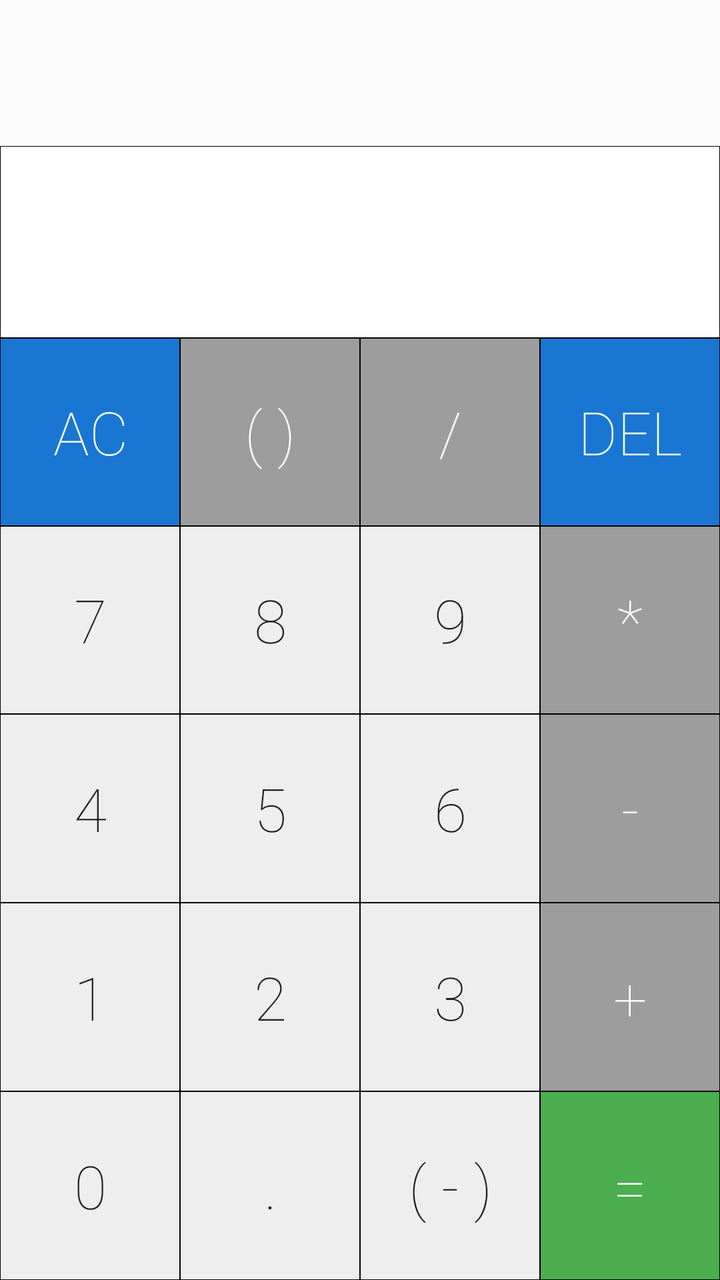
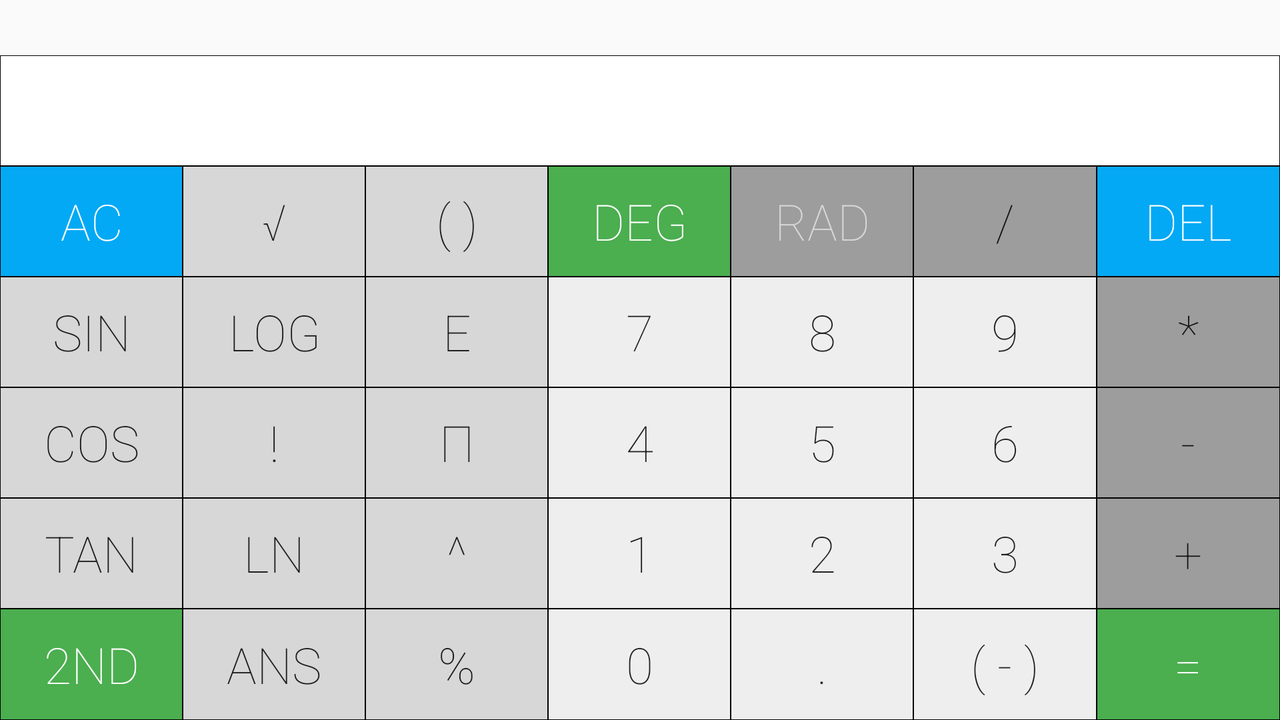

Compare how this app lays out the same screen by default and in its alternative resource folder. The renders come first, then the two layout files and the values they reference.
<!-- AndroidManifest.xml: application theme AppTheme -->
<!-- res/layout/fragment_calculator.xml -->
<LinearLayout xmlns:android="http://schemas.android.com/apk/res/android"
    xmlns:tools="http://schemas.android.com/tools"
    android:orientation="vertical"
    android:layout_width="match_parent"
    android:layout_height="match_parent"
    tools:context=".MainActivity"
    android:id="@+id/calculator">

    <LinearLayout
        android:layout_width="match_parent"
        android:layout_height="wrap_content"
        android:layout_weight="1">

        <TextView
            android:layout_width="match_parent"
            android:layout_height="match_parent"
            android:fontFamily="sans-serif-thin"
            android:id="@+id/history"
            android:gravity="end"
            android:textSize="20sp" />

    </LinearLayout>

    <LinearLayout
        android:layout_width="match_parent"
        android:layout_height="50dp"
        android:layout_weight="1">

        <TextView
            android:layout_width="match_parent"
            android:layout_height="match_parent"
            android:background="@drawable/button_white"
            android:fontFamily="sans-serif-thin"
            android:id="@+id/panel"
            android:gravity="end"
            android:textSize="50sp" />

    </LinearLayout>


    <LinearLayout
        android:layout_width="match_parent"
        android:layout_height="wrap_content"
        android:layout_weight="1">


        <Button
            android:layout_width="wrap_content"
            android:layout_height="match_parent"
            android:layout_weight="1"
            android:fontFamily="sans-serif-thin"
            android:id="@+id/buttonAC"
            android:background="@drawable/button_equal"
            android:textSize="30dp"
            android:textColor="#FFFFFF"
            android:text="AC" />

        <Button
            android:layout_width="wrap_content"
            android:layout_height="match_parent"
            android:background="@drawable/button_gray"
            android:fontFamily="sans-serif-thin"
            android:textColor="#FFFFFF"
            android:layout_weight="1"
            android:textSize="30dp"
            android:id="@+id/buttonParenthesis"
            android:text="( )" />


        <Button
            android:layout_width="wrap_content"
            android:layout_height="match_parent"
            android:background="@drawable/button_gray"
            android:fontFamily="sans-serif-thin"
            android:textColor="#FFFFFF"
            android:layout_weight="1"
            android:textSize="30dp"
            android:id="@+id/buttonDivided"
            android:text="/" />


        <Button
            android:layout_width="wrap_content"
            android:layout_height="match_parent"
            android:background="@drawable/button_equal"
            android:fontFamily="sans-serif-thin"
            android:textColor="#FFFFFF"
            android:layout_weight="1"
            android:textSize="30dp"
            android:id="@+id/buttonDEL"
            android:text="DEL" />




    </LinearLayout>


    <LinearLayout
        android:layout_width="match_parent"
        android:layout_height="wrap_content"
        android:layout_weight="1">






        <Button
            android:layout_width="wrap_content"
            android:layout_height="match_parent"
            android:background="@drawable/button_whitegray"
            android:fontFamily="sans-serif-thin"
            android:layout_weight="1"
            android:textSize="30dp"
            android:id="@+id/button7"
            android:text="7" />

        <Button
            android:layout_width="wrap_content"
            android:layout_height="match_parent"
            android:background="@drawable/button_whitegray"
            android:fontFamily="sans-serif-thin"
            android:layout_weight="1"
            android:textSize="30dp"
            android:id="@+id/button8"
            android:text="8" />

        <Button
            android:layout_width="wrap_content"
            android:layout_height="match_parent"
            android:background="@drawable/button_whitegray"
            android:fontFamily="sans-serif-thin"
            android:layout_weight="1"
            android:textSize="30dp"
            android:id="@+id/button9"
            android:text="9" />

        <Button
            android:layout_width="wrap_content"
            android:layout_height="match_parent"
            android:background="@drawable/button_gray"
            android:fontFamily="sans-serif-thin"
            android:textColor="#FFFFFF"
            android:layout_weight="1"
            android:textSize="30dp"
            android:id="@+id/buttonMultiple"
            android:text="*" />





    </LinearLayout>

    <LinearLayout
        android:layout_width="match_parent"
        android:layout_height="wrap_content"
        android:layout_weight="1">




        <Button
            android:layout_width="wrap_content"
            android:layout_height="match_parent"
            android:background="@drawable/button_whitegray"
            android:fontFamily="sans-serif-thin"
            android:layout_weight="1"
            android:textSize="30dp"
            android:id="@+id/button4"
            android:text="4" />

        <Button
            android:layout_width="wrap_content"
            android:layout_height="match_parent"
            android:background="@drawable/button_whitegray"
            android:fontFamily="sans-serif-thin"
            android:layout_weight="1"
            android:textSize="30dp"
            android:id="@+id/button5"
            android:text="5" />

        <Button
            android:layout_width="wrap_content"
            android:layout_height="match_parent"
            android:background="@drawable/button_whitegray"
            android:fontFamily="sans-serif-thin"
            android:layout_weight="1"
            android:textSize="30dp"
            android:id="@+id/button6"
            android:text="6" />

        <Button
            android:layout_width="wrap_content"
            android:layout_height="match_parent"
            android:fontFamily="sans-serif-thin"
            android:textColor="#FFFFFF"
            android:layout_weight="1"
            android:textSize="30dp"
            android:id="@+id/buttonMinus"
            android:background="@drawable/button_gray"
            android:text="-" />





    </LinearLayout>

    <LinearLayout
        android:layout_width="match_parent"
        android:layout_height="wrap_content"
        android:layout_weight="1">




        <Button
            android:layout_width="wrap_content"
            android:layout_height="match_parent"
            android:background="@drawable/button_whitegray"
            android:fontFamily="sans-serif-thin"
            android:layout_weight="1"
            android:textSize="30dp"
            android:id="@+id/button1"
            android:text="1" />

        <Button
            android:layout_width="wrap_content"
            android:layout_height="match_parent"
            android:background="@drawable/button_whitegray"
            android:fontFamily="sans-serif-thin"
            android:layout_weight="1"
            android:textSize="30dp"
            android:id="@+id/button2"
            android:text="2" />

        <Button
            android:layout_width="wrap_content"
            android:layout_height="match_parent"
            android:background="@drawable/button_whitegray"
            android:fontFamily="sans-serif-thin"
            android:layout_weight="1"
            android:textSize="30dp"
            android:id="@+id/button3"
            android:text="3" />

        <Button
            android:layout_width="wrap_content"
            android:layout_height="match_parent"
            android:background="@drawable/button_gray"
            android:fontFamily="sans-serif-thin"
            android:textColor="#FFFFFF"
            android:layout_weight="1"
            android:textSize="30dp"
            android:id="@+id/buttonAdd"
            android:text="+" />





    </LinearLayout>

    <LinearLayout
        android:layout_width="match_parent"
        android:layout_height="wrap_content"
        android:layout_weight="1">


        <Button
            android:layout_width="wrap_content"
            android:layout_height="match_parent"
            android:background="@drawable/button_whitegray"
            android:fontFamily="sans-serif-thin"
            android:layout_weight="1"
            android:textSize="30dp"
            android:id="@+id/button0"
            android:text="0" />

        <Button
            android:layout_width="wrap_content"
            android:layout_height="match_parent"
            android:background="@drawable/button_whitegray"
            android:fontFamily="sans-serif-thin"
            android:layout_weight="1"
            android:textSize="30dp"
            android:id="@+id/buttonDot"
            android:text="." />

        <Button
            android:layout_width="wrap_content"
            android:layout_height="match_parent"
            android:background="@drawable/button_whitegray"
            android:fontFamily="sans-serif-thin"
            android:layout_weight="1"
            android:textSize="30dp"
            android:id="@+id/buttonNega"
            android:text="( - )" />



        <Button
            android:layout_width="wrap_content"
            android:layout_height="match_parent"
            android:fontFamily="sans-serif-thin"
            android:textColor="#FFFFFF"
            android:layout_weight="1"
            android:textSize="30dp"
            android:id="@+id/buttonEqual"
            android:background="@drawable/button_green2"
            android:text="=" />


    </LinearLayout>








</LinearLayout>
<!-- resources referenced by this layout -->
<resources>
  <!-- drawable button_equal (drawable-mdpi) -->
  <?xml version="1.0" encoding="utf-8"?>
  <shape xmlns:android="http://schemas.android.com/apk/res/android"
      android:shape="rectangle">
      <solid android:color="#1976D2" />
      <stroke android:width="0.4dip" android:color="#000000"/>
  
  </shape>
  <!-- drawable button_gray (drawable-mdpi) -->
  <?xml version="1.0" encoding="utf-8"?>
  <shape xmlns:android="http://schemas.android.com/apk/res/android"
      android:shape="rectangle">
      <solid android:color="#9D9D9D" />
      <stroke android:width="0.4dip" android:color="#000000"/>
  
  </shape>
  <!-- drawable button_green2 (drawable) -->
  <?xml version="1.0" encoding="utf-8"?>
  <shape xmlns:android="http://schemas.android.com/apk/res/android"
      android:shape="rectangle">
      <solid android:color="#4BAE4F" />
      <stroke android:width="0.5dip" android:color="#000000"/>
  
  </shape>
  <!-- drawable button_white (drawable) -->
  <?xml version="1.0" encoding="utf-8"?>
  <shape xmlns:android="http://schemas.android.com/apk/res/android"
      android:shape="rectangle">
      <solid android:color="#FFFFFF" />
      <stroke android:width="0.5dip" android:color="#000000"/>
  
  </shape>
  <!-- drawable button_whitegray (drawable) -->
  <?xml version="1.0" encoding="utf-8"?>
  <shape xmlns:android="http://schemas.android.com/apk/res/android"
  android:shape="rectangle">
  <solid android:color="#EEEEEE" />
  <stroke android:width="0.5dip" android:color="#000000"/>
  
  </shape>
  <style name="AppTheme" parent="Theme.AppCompat.Light.DarkActionBar">
          
  
  
  
  
      </style>
</resources>
<!-- res/layout-land/fragment_calculator.xml (the author's variant of the layout above) -->
<!-- drawn on the phone turned sideways -->
<LinearLayout xmlns:android="http://schemas.android.com/apk/res/android"
    xmlns:tools="http://schemas.android.com/tools"
    android:orientation="vertical"
    android:layout_width="match_parent"
    android:layout_height="match_parent"
    tools:context=".MainActivity"
    android:id="@+id/calculator"
    android:padding="0dp">

    <LinearLayout
        android:layout_width="match_parent"
        android:layout_height="0dp"
        android:layout_margin="0dp"
        android:padding="0dp"
        android:layout_weight="0.5">



        <TextView
            android:layout_width="match_parent"
            android:layout_height="match_parent"
            android:fontFamily="sans-serif-thin"
            android:layout_margin="0dp"
            android:padding="0dp"
            android:id="@+id/history"
            android:gravity="end"
            android:textSize="15sp" />

    </LinearLayout>

    <LinearLayout
        android:layout_width="match_parent"
        android:layout_height="0dp"
        android:layout_margin="0dp"
        android:padding="0dp"
        android:layout_weight="1">

        <TextView
            android:layout_width="match_parent"
            android:layout_height="match_parent"
            android:scrollHorizontally="true"
            android:singleLine="true"
            android:layout_margin="0dp"
            android:padding="0dp"
            android:textAlignment="center"
            android:background="@drawable/button_white"
            android:fontFamily="sans-serif-thin"
            android:id="@+id/panel"
            android:gravity="end"
            android:textSize="30sp"
            android:nestedScrollingEnabled="false"
            android:layout_gravity="top" />

    </LinearLayout>








    <LinearLayout
        android:layout_width="match_parent"
        android:layout_height="0dp"
        android:layout_weight="1">

        <Button
            android:layout_width="wrap_content"
            android:layout_height="match_parent"
            android:fontFamily="sans-serif-thin"
            android:layout_weight="1"
            android:textColor="#FFFFFF"
            android:id="@+id/buttonAC"
            android:background="@drawable/button_blue"
            android:text="AC"
            android:textSize="25dp" />

        <Button
            android:layout_width="wrap_content"
            android:layout_height="match_parent"
            android:background="@drawable/button_lightgray"
            android:layout_weight="1"
            android:fontFamily="sans-serif-thin"
            android:id="@+id/buttonRoot"
            android:text="√"
            android:textSize="25dp" />




        <Button
            android:layout_width="wrap_content"
            android:layout_height="match_parent"
            android:background="@drawable/button_lightgray"
            android:fontFamily="sans-serif-thin"
            android:layout_weight="1"
            android:id="@+id/buttonParenthesis"
            android:text="( )"
            android:textSize="25dp" />

        <Button
            android:layout_width="wrap_content"
            android:layout_height="match_parent"
            android:background="@drawable/button_green2"
            android:textColor="#FFFFFF"
            android:layout_weight="1"
            android:fontFamily="sans-serif-thin"
            android:id="@+id/buttonDegree"
            android:text="DEG"
            android:textSize="25dp" />

        <Button
            android:layout_width="wrap_content"
            android:layout_height="match_parent"
            android:background="@drawable/button_gray"
            android:fontFamily="sans-serif-thin"
            android:layout_weight="1"
            android:textColor="#D7D7D7"
            android:id="@+id/buttonRadian"
            android:text="RAD"
            android:textSize="25dp" />






        <Button
            android:layout_width="wrap_content"
            android:layout_height="match_parent"
            android:background="@drawable/button_gray"
            android:layout_weight="1"
            android:fontFamily="sans-serif-thin"
            android:id="@+id/buttonDivided"
            android:text="/"
            android:textSize="25dp" />




        <Button
            android:layout_width="wrap_content"
            android:layout_height="match_parent"
            android:background="@drawable/button_blue"
            android:textColor="#FFFFFF"
            android:layout_weight="1"
            android:fontFamily="sans-serif-thin"
            android:id="@+id/buttonDEL"
            android:text="DEL"
            android:textSize="25dp" />




    </LinearLayout>


    <LinearLayout
        android:layout_width="match_parent"
        android:layout_height="0dp"
        android:layout_weight="1">

        <Button
            android:layout_width="wrap_content"
            android:layout_height="match_parent"
            android:background="@drawable/button_lightgray"
            android:fontFamily="sans-serif-thin"
            android:layout_weight="1"
            android:id="@+id/buttonSin"
            android:text="sin"
            android:capitalize="none"
            android:textSize="25dp" />



        <Button
            android:layout_width="wrap_content"
            android:layout_height="match_parent"
            android:background="@drawable/button_lightgray"
            android:fontFamily="sans-serif-thin"
            android:layout_weight="1"
            android:id="@+id/buttonLog"
            android:text="log"
            android:textSize="25dp" />

        <Button
            android:layout_width="wrap_content"
            android:layout_height="match_parent"
            android:background="@drawable/button_lightgray"
            android:fontFamily="sans-serif-thin"
            android:layout_weight="1"
            android:id="@+id/buttonE"
            android:text="e"
            android:capitalize="none"
            android:clickable="true"
            android:textSize="25dp" />


        <Button
            android:layout_width="wrap_content"
            android:layout_height="match_parent"
            android:background="@drawable/button_whitegray"
            android:layout_weight="1"
            android:fontFamily="sans-serif-thin"
            android:id="@+id/button7"
            android:text="7"
            android:textSize="25dp" />

        <Button
            android:layout_width="wrap_content"
            android:layout_height="match_parent"
            android:background="@drawable/button_whitegray"
            android:layout_weight="1"
            android:fontFamily="sans-serif-thin"
            android:id="@+id/button8"
            android:text="8"
            android:textSize="25dp" />

        <Button
            android:layout_width="wrap_content"
            android:layout_height="match_parent"
            android:background="@drawable/button_whitegray"
            android:layout_weight="1"
            android:fontFamily="sans-serif-thin"
            android:id="@+id/button9"
            android:text="9"
            android:textSize="25dp" />

        <Button
            android:layout_width="wrap_content"
            android:layout_height="match_parent"
            android:background="@drawable/button_gray"
            android:layout_weight="1"
            android:fontFamily="sans-serif-thin"
            android:id="@+id/buttonMultiple"
            android:text="*"
            android:textSize="25dp" />





    </LinearLayout>

    <LinearLayout
        android:layout_width="match_parent"
        android:layout_height="0dp"
        android:layout_weight="1">

        <Button
            android:layout_width="wrap_content"
            android:layout_height="match_parent"
            android:background="@drawable/button_lightgray"
            android:fontFamily="sans-serif-thin"
            android:layout_weight="1"
            android:id="@+id/buttonCos"
            android:text="cos"
            android:capitalize="none"
            android:textSize="25dp" />





        <Button
            android:layout_width="wrap_content"
            android:layout_height="match_parent"
            android:background="@drawable/button_lightgray"
            android:layout_weight="1"
            android:fontFamily="sans-serif-thin"
            android:id="@+id/buttonFactorial"
            android:text="!"
            android:textSize="25dp" />

        <Button
            android:layout_width="wrap_content"
            android:layout_height="match_parent"
            android:background="@drawable/button_lightgray"
            android:layout_weight="1"
            android:fontFamily="sans-serif-thin"
            android:id="@+id/buttonPi"
            android:text="π"
            android:textSize="25dp" />

        <Button
            android:layout_width="wrap_content"
            android:layout_height="match_parent"
            android:background="@drawable/button_whitegray"
            android:layout_weight="1"
            android:fontFamily="sans-serif-thin"
            android:id="@+id/button4"
            android:text="4"
            android:textSize="25dp" />

        <Button
            android:layout_width="wrap_content"
            android:layout_height="match_parent"
            android:background="@drawable/button_whitegray"
            android:layout_weight="1"
            android:fontFamily="sans-serif-thin"
            android:id="@+id/button5"
            android:text="5"
            android:textSize="25dp" />

        <Button
            android:layout_width="wrap_content"
            android:layout_height="match_parent"
            android:background="@drawable/button_whitegray"
            android:layout_weight="1"
            android:fontFamily="sans-serif-thin"
            android:id="@+id/button6"
            android:text="6"
            android:textSize="25dp" />

        <Button
            android:layout_width="wrap_content"
            android:layout_height="match_parent"
            android:layout_weight="1"
            android:fontFamily="sans-serif-thin"
            android:id="@+id/buttonMinus"
            android:background="@drawable/button_gray"
            android:text="-"
            android:textSize="25dp" />





    </LinearLayout>

    <LinearLayout
        android:layout_width="match_parent"
        android:layout_height="0dp"
        android:layout_weight="1">

        <Button
            android:layout_width="wrap_content"
            android:layout_height="match_parent"
            android:background="@drawable/button_lightgray"
            android:fontFamily="sans-serif-thin"
            android:layout_weight="1"
            android:id="@+id/buttonTan"
            android:text="tan"
            android:textSize="25dp"
            android:capitalize="none" />





        <Button
            android:layout_width="wrap_content"
            android:layout_height="match_parent"
            android:background="@drawable/button_lightgray"
            android:fontFamily="sans-serif-thin"
            android:layout_weight="1"
            android:id="@+id/buttonLn"
            android:text="ln"
            android:textSize="25dp" />

        <Button
            android:layout_width="wrap_content"
            android:layout_height="match_parent"
            android:background="@drawable/button_lightgray"
            android:layout_weight="1"
            android:fontFamily="sans-serif-thin"
            android:id="@+id/buttonExp"
            android:text="^"
            android:textSize="25dp" />



        <Button
            android:layout_width="wrap_content"
            android:layout_height="match_parent"
            android:background="@drawable/button_whitegray"
            android:layout_weight="1"
            android:fontFamily="sans-serif-thin"
            android:id="@+id/button1"
            android:text="1"
            android:textSize="25dp" />

        <Button
            android:layout_width="wrap_content"
            android:layout_height="match_parent"
            android:background="@drawable/button_whitegray"
            android:layout_weight="1"
            android:fontFamily="sans-serif-thin"
            android:id="@+id/button2"
            android:text="2"
            android:textSize="25dp" />

        <Button
            android:layout_width="wrap_content"
            android:layout_height="match_parent"
            android:background="@drawable/button_whitegray"
            android:layout_weight="1"
            android:fontFamily="sans-serif-thin"
            android:id="@+id/button3"
            android:text="3"
            android:textSize="25dp" />

        <Button
            android:layout_width="wrap_content"
            android:layout_height="match_parent"
            android:background="@drawable/button_gray"
            android:layout_weight="1"
            android:fontFamily="sans-serif-thin"
            android:id="@+id/buttonAdd"
            android:text="+"
            android:textSize="25dp" />





    </LinearLayout>

    <LinearLayout
        android:layout_width="match_parent"
        android:layout_height="0dp"
        android:layout_weight="1">

        <Button
            android:layout_width="wrap_content"
            android:layout_height="match_parent"
            android:textColor="#FFFFFF"
            android:background="@drawable/button_green2"
            android:layout_weight="1"
            android:fontFamily="sans-serif-thin"
            android:id="@+id/button2nd"
            android:text="2ND"
            android:textSize="25dp" />



        <Button
            android:layout_width="wrap_content"
            android:layout_height="match_parent"
            android:background="@drawable/button_lightgray"
            android:fontFamily="sans-serif-thin"
            android:layout_weight="1"
            android:id="@+id/buttonAns"
            android:text="Ans"
            android:textSize="25dp" />




        <Button
            android:layout_width="wrap_content"
            android:layout_height="match_parent"
            android:background="@drawable/button_lightgray"
            android:layout_weight="1"
            android:fontFamily="sans-serif-thin"
            android:id="@+id/buttonPercentage"
            android:text="%"
            android:textSize="25dp" />


        <Button
            android:layout_width="wrap_content"
            android:layout_height="match_parent"
            android:background="@drawable/button_whitegray"
            android:layout_weight="1"
            android:fontFamily="sans-serif-thin"
            android:id="@+id/button0"
            android:text="0"
            android:textSize="25dp" />

        <Button
            android:layout_width="wrap_content"
            android:layout_height="match_parent"
            android:background="@drawable/button_whitegray"
            android:layout_weight="1"
            android:fontFamily="sans-serif-thin"
            android:id="@+id/buttonDot"
            android:text="."
            android:textSize="25dp" />

        <Button
            android:layout_width="wrap_content"
            android:layout_height="match_parent"
            android:background="@drawable/button_whitegray"
            android:layout_weight="1"
            android:fontFamily="sans-serif-thin"
            android:id="@+id/buttonNega"
            android:text="( - )"
            android:textSize="25dp" />



        <Button
            android:layout_width="wrap_content"
            android:layout_height="match_parent"
            android:textColor="#FFFFFF"
            android:layout_weight="1"
            android:fontFamily="sans-serif-thin"
            android:id="@+id/buttonEqual"
            android:background="@drawable/button_green2"
            android:text="="
            android:textSize="25dp" />


    </LinearLayout>








</LinearLayout>
<!-- resources referenced by the variant -->
<!-- as the phone turned sideways resolves them -->
<resources>
  <!-- drawable button_blue (drawable-mdpi) -->
  <?xml version="1.0" encoding="utf-8"?>
  <shape xmlns:android="http://schemas.android.com/apk/res/android"
      android:shape="rectangle">
      <solid android:color="#03A9F4" />
      <stroke android:width="0.4dip" android:color="#000000"/>
  
  </shape>
  <!-- drawable button_gray (drawable-mdpi) -->
  <?xml version="1.0" encoding="utf-8"?>
  <shape xmlns:android="http://schemas.android.com/apk/res/android"
      android:shape="rectangle">
      <solid android:color="#9D9D9D" />
      <stroke android:width="0.4dip" android:color="#000000"/>
  
  </shape>
  <!-- drawable button_green2 (drawable) -->
  <?xml version="1.0" encoding="utf-8"?>
  <shape xmlns:android="http://schemas.android.com/apk/res/android"
      android:shape="rectangle">
      <solid android:color="#4BAE4F" />
      <stroke android:width="0.5dip" android:color="#000000"/>
  
  </shape>
  <!-- drawable button_lightgray (drawable-mdpi) -->
  <?xml version="1.0" encoding="utf-8"?>
  <shape xmlns:android="http://schemas.android.com/apk/res/android"
      android:shape="rectangle">
      <solid android:color="#D7D7D7" />
      <stroke android:width="0.3dip" android:color="#000000"/>
  
  </shape>
  <!-- drawable button_white (drawable) -->
  <?xml version="1.0" encoding="utf-8"?>
  <shape xmlns:android="http://schemas.android.com/apk/res/android"
      android:shape="rectangle">
      <solid android:color="#FFFFFF" />
      <stroke android:width="0.5dip" android:color="#000000"/>
  
  </shape>
  <!-- drawable button_whitegray (drawable) -->
  <?xml version="1.0" encoding="utf-8"?>
  <shape xmlns:android="http://schemas.android.com/apk/res/android"
  android:shape="rectangle">
  <solid android:color="#EEEEEE" />
  <stroke android:width="0.5dip" android:color="#000000"/>
  
  </shape>
  <style name="AppTheme" parent="Theme.AppCompat.Light.DarkActionBar">
          
  
  
  
  
      </style>
</resources>
